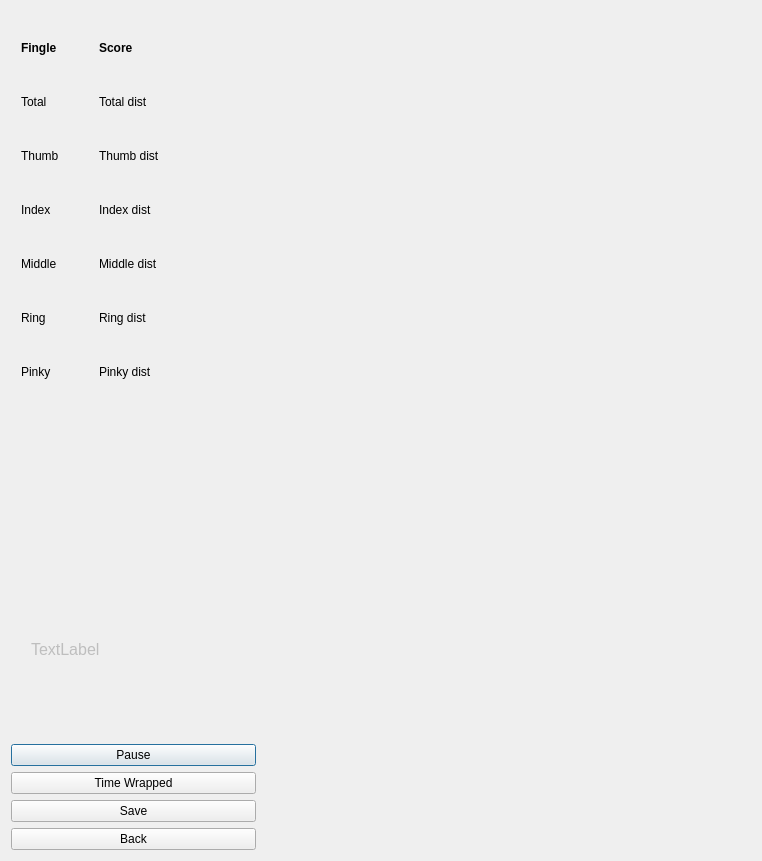
<?xml version="1.0" encoding="UTF-8"?>
<ui version="4.0">
 <class>ResultDialog</class>
 <widget class="QDialog" name="ResultDialog">
  <property name="geometry">
   <rect>
    <x>0</x>
    <y>0</y>
    <width>762</width>
    <height>861</height>
   </rect>
  </property>
  <property name="windowTitle">
   <string>Result</string>
  </property>
  <layout class="QGridLayout" name="gridLayout_3">
   <item row="4" column="0">
    <widget class="QPushButton" name="pauseButton">
     <property name="text">
      <string>Pause</string>
     </property>
    </widget>
   </item>
   <item row="7" column="0">
    <widget class="QPushButton" name="pushButton_2">
     <property name="text">
      <string>Back</string>
     </property>
    </widget>
   </item>
   <item row="0" column="1" rowspan="8" colspan="2">
    <layout class="QGridLayout" name="gridLayout_2">
     <item row="1" column="0">
      <layout class="QGridLayout" name="standardLayout"/>
     </item>
     <item row="2" column="0">
      <layout class="QGridLayout" name="userLayout"/>
     </item>
    </layout>
   </item>
   <item row="0" column="0" rowspan="3">
    <layout class="QFormLayout" name="formLayout">
     <property name="horizontalSpacing">
      <number>40</number>
     </property>
     <property name="verticalSpacing">
      <number>40</number>
     </property>
     <property name="leftMargin">
      <number>10</number>
     </property>
     <property name="topMargin">
      <number>30</number>
     </property>
     <property name="rightMargin">
      <number>10</number>
     </property>
     <property name="bottomMargin">
      <number>10</number>
     </property>
     <item row="0" column="0">
      <widget class="QLabel" name="label">
       <property name="font">
        <font>
         <weight>75</weight>
         <bold>true</bold>
        </font>
       </property>
       <property name="text">
        <string>Fingle</string>
       </property>
      </widget>
     </item>
     <item row="0" column="1">
      <widget class="QLabel" name="label_2">
       <property name="font">
        <font>
         <weight>75</weight>
         <bold>true</bold>
        </font>
       </property>
       <property name="text">
        <string>Score</string>
       </property>
      </widget>
     </item>
     <item row="1" column="0">
      <widget class="QLabel" name="label_4">
       <property name="text">
        <string>Total</string>
       </property>
      </widget>
     </item>
     <item row="1" column="1">
      <widget class="QLabel" name="totalDistLable">
       <property name="text">
        <string>Total dist</string>
       </property>
      </widget>
     </item>
     <item row="2" column="0">
      <widget class="QLabel" name="label_5">
       <property name="text">
        <string>Thumb</string>
       </property>
      </widget>
     </item>
     <item row="2" column="1">
      <widget class="QLabel" name="thumbDistLable">
       <property name="text">
        <string>Thumb dist</string>
       </property>
      </widget>
     </item>
     <item row="3" column="0">
      <widget class="QLabel" name="label_13">
       <property name="text">
        <string>Index</string>
       </property>
      </widget>
     </item>
     <item row="3" column="1">
      <widget class="QLabel" name="indexDistLable">
       <property name="text">
        <string>Index dist</string>
       </property>
      </widget>
     </item>
     <item row="4" column="0">
      <widget class="QLabel" name="label_15">
       <property name="text">
        <string>Middle</string>
       </property>
      </widget>
     </item>
     <item row="4" column="1">
      <widget class="QLabel" name="middleDistLable">
       <property name="text">
        <string>Middle dist</string>
       </property>
      </widget>
     </item>
     <item row="5" column="0">
      <widget class="QLabel" name="label_17">
       <property name="text">
        <string>Ring</string>
       </property>
      </widget>
     </item>
     <item row="5" column="1">
      <widget class="QLabel" name="ringDistLable">
       <property name="text">
        <string>Ring dist</string>
       </property>
      </widget>
     </item>
     <item row="6" column="0">
      <widget class="QLabel" name="label_19">
       <property name="text">
        <string>Pinky</string>
       </property>
      </widget>
     </item>
     <item row="6" column="1">
      <widget class="QLabel" name="pinkyDistLable">
       <property name="text">
        <string>Pinky dist</string>
       </property>
      </widget>
     </item>
    </layout>
   </item>
   <item row="5" column="0">
    <widget class="QPushButton" name="pushButton">
     <property name="text">
      <string>Time Wrapped</string>
     </property>
     <property name="checkable">
      <bool>true</bool>
     </property>
    </widget>
   </item>
   <item row="3" column="0">
    <layout class="QVBoxLayout" name="verticalLayout">
     <property name="leftMargin">
      <number>20</number>
     </property>
     <property name="topMargin">
      <number>20</number>
     </property>
     <property name="rightMargin">
      <number>20</number>
     </property>
     <property name="bottomMargin">
      <number>20</number>
     </property>
     <item>
      <widget class="QLabel" name="tipLabel">
       <property name="enabled">
        <bool>false</bool>
       </property>
       <property name="maximumSize">
        <size>
         <width>208</width>
         <height>138</height>
        </size>
       </property>
       <property name="font">
        <font>
         <pointsize>12</pointsize>
        </font>
       </property>
       <property name="text">
        <string>TextLabel</string>
       </property>
       <property name="wordWrap">
        <bool>true</bool>
       </property>
      </widget>
     </item>
    </layout>
   </item>
   <item row="6" column="0">
    <widget class="QPushButton" name="saveButton">
     <property name="text">
      <string>Save</string>
     </property>
    </widget>
   </item>
  </layout>
 </widget>
 <resources/>
 <connections/>
</ui>
